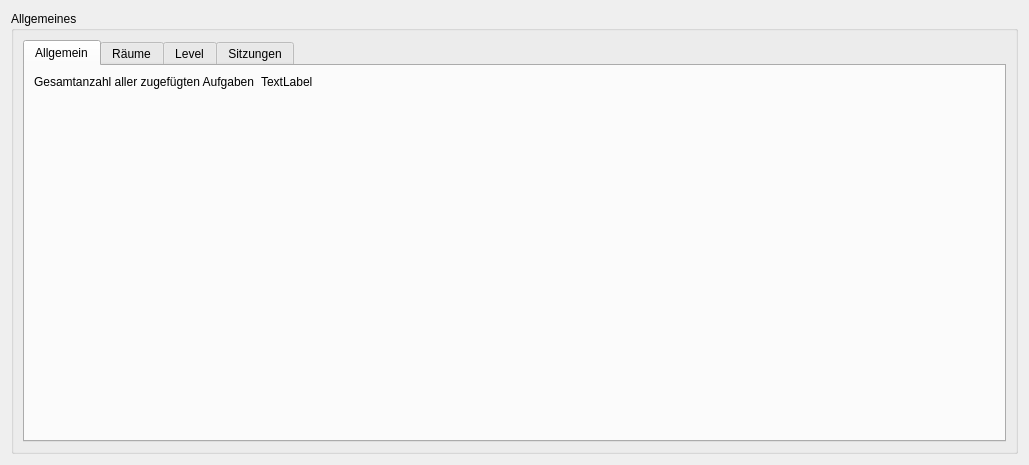
<?xml version="1.0" encoding="UTF-8"?>
<ui version="4.0">
 <class>Dialog</class>
 <widget class="QDialog" name="Dialog">
  <property name="geometry">
   <rect>
    <x>0</x>
    <y>0</y>
    <width>1029</width>
    <height>465</height>
   </rect>
  </property>
  <property name="windowTitle">
   <string>Statistiken</string>
  </property>
  <layout class="QVBoxLayout" name="verticalLayout">
   <item>
    <widget class="QGroupBox" name="general_stats">
     <property name="title">
      <string>Allgemeines</string>
     </property>
     <layout class="QVBoxLayout" name="verticalLayout_5">
      <item>
       <widget class="QTabWidget" name="tabWidget">
        <property name="currentIndex">
         <number>0</number>
        </property>
        <widget class="QWidget" name="tab">
         <attribute name="title">
          <string>Allgemein</string>
         </attribute>
         <layout class="QFormLayout" name="formLayout">
          <item row="0" column="0">
           <widget class="QLabel" name="label">
            <property name="text">
             <string>Gesamtanzahl aller zugefügten Aufgaben</string>
            </property>
           </widget>
          </item>
          <item row="0" column="1">
           <widget class="QLabel" name="total_num_tasks">
            <property name="text">
             <string>TextLabel</string>
            </property>
           </widget>
          </item>
         </layout>
        </widget>
        <widget class="QWidget" name="widget">
         <attribute name="title">
          <string>Räume</string>
         </attribute>
         <layout class="QVBoxLayout" name="verticalLayout_4">
          <item>
           <widget class="QTableWidget" name="space_stats">
            <property name="editTriggers">
             <set>QAbstractItemView::NoEditTriggers</set>
            </property>
            <property name="alternatingRowColors">
             <bool>true</bool>
            </property>
            <property name="selectionBehavior">
             <enum>QAbstractItemView::SelectRows</enum>
            </property>
            <attribute name="horizontalHeaderHighlightSections">
             <bool>false</bool>
            </attribute>
            <attribute name="verticalHeaderVisible">
             <bool>false</bool>
            </attribute>
            <attribute name="verticalHeaderHighlightSections">
             <bool>false</bool>
            </attribute>
            <column>
             <property name="text">
              <string>Raum</string>
             </property>
            </column>
            <column>
             <property name="text">
              <string>erledigt</string>
             </property>
            </column>
            <column>
             <property name="text">
              <string>unerledigt</string>
             </property>
            </column>
            <column>
             <property name="text">
              <string>total</string>
             </property>
            </column>
           </widget>
          </item>
         </layout>
        </widget>
        <widget class="QWidget" name="widget">
         <attribute name="title">
          <string>Level</string>
         </attribute>
         <layout class="QVBoxLayout" name="verticalLayout_2">
          <item>
           <widget class="QTableWidget" name="level_stats">
            <property name="editTriggers">
             <set>QAbstractItemView::NoEditTriggers</set>
            </property>
            <property name="alternatingRowColors">
             <bool>true</bool>
            </property>
            <property name="selectionBehavior">
             <enum>QAbstractItemView::SelectRows</enum>
            </property>
            <attribute name="horizontalHeaderHighlightSections">
             <bool>false</bool>
            </attribute>
            <attribute name="verticalHeaderVisible">
             <bool>false</bool>
            </attribute>
            <attribute name="verticalHeaderHighlightSections">
             <bool>false</bool>
            </attribute>
            <column>
             <property name="text">
              <string>Level</string>
             </property>
            </column>
            <column>
             <property name="text">
              <string>erledigt</string>
             </property>
            </column>
            <column>
             <property name="text">
              <string>unerledigt</string>
             </property>
            </column>
            <column>
             <property name="text">
              <string>total</string>
             </property>
            </column>
           </widget>
          </item>
         </layout>
        </widget>
        <widget class="QWidget" name="widget">
         <attribute name="title">
          <string>Sitzungen</string>
         </attribute>
         <layout class="QVBoxLayout" name="verticalLayout_3">
          <item>
           <widget class="QTableWidget" name="session_stats">
            <property name="sizeAdjustPolicy">
             <enum>QAbstractScrollArea::AdjustToContentsOnFirstShow</enum>
            </property>
            <property name="editTriggers">
             <set>QAbstractItemView::NoEditTriggers</set>
            </property>
            <property name="dragDropOverwriteMode">
             <bool>false</bool>
            </property>
            <property name="alternatingRowColors">
             <bool>true</bool>
            </property>
            <property name="selectionBehavior">
             <enum>QAbstractItemView::SelectRows</enum>
            </property>
            <property name="sortingEnabled">
             <bool>true</bool>
            </property>
            <attribute name="horizontalHeaderCascadingSectionResizes">
             <bool>true</bool>
            </attribute>
            <attribute name="horizontalHeaderDefaultSectionSize">
             <number>120</number>
            </attribute>
            <attribute name="horizontalHeaderHighlightSections">
             <bool>true</bool>
            </attribute>
            <attribute name="horizontalHeaderMinimumSectionSize">
             <number>120</number>
            </attribute>
            <attribute name="horizontalHeaderShowSortIndicator" stdset="0">
             <bool>true</bool>
            </attribute>
            <attribute name="horizontalHeaderStretchLastSection">
             <bool>true</bool>
            </attribute>
            <attribute name="verticalHeaderVisible">
             <bool>false</bool>
            </attribute>
            <attribute name="verticalHeaderHighlightSections">
             <bool>false</bool>
            </attribute>
            <column>
             <property name="text">
              <string>Aufgabe</string>
             </property>
            </column>
            <column>
             <property name="text">
              <string>angefangen</string>
             </property>
            </column>
            <column>
             <property name="text">
              <string>aufgehört</string>
             </property>
            </column>
            <column>
             <property name="text">
              <string>beendet</string>
             </property>
            </column>
            <column>
             <property name="text">
              <string>Länge (mit Pausen)</string>
             </property>
            </column>
            <column>
             <property name="text">
              <string>Pufferzeit (Pausen)</string>
             </property>
            </column>
           </widget>
          </item>
         </layout>
        </widget>
       </widget>
      </item>
     </layout>
    </widget>
   </item>
  </layout>
 </widget>
 <resources/>
 <connections/>
</ui>
